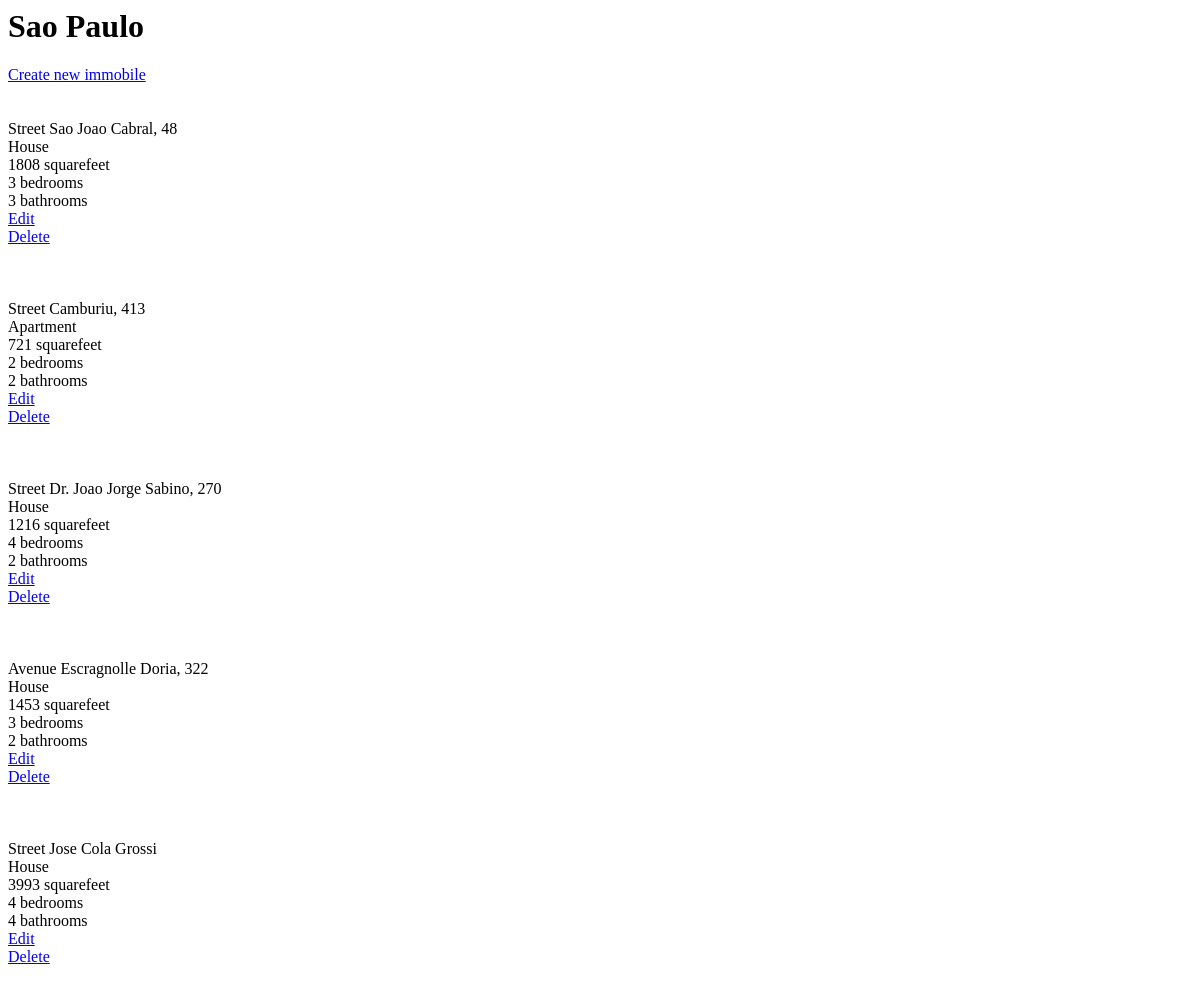
Before: /city/12/immobile/ with the older database file.
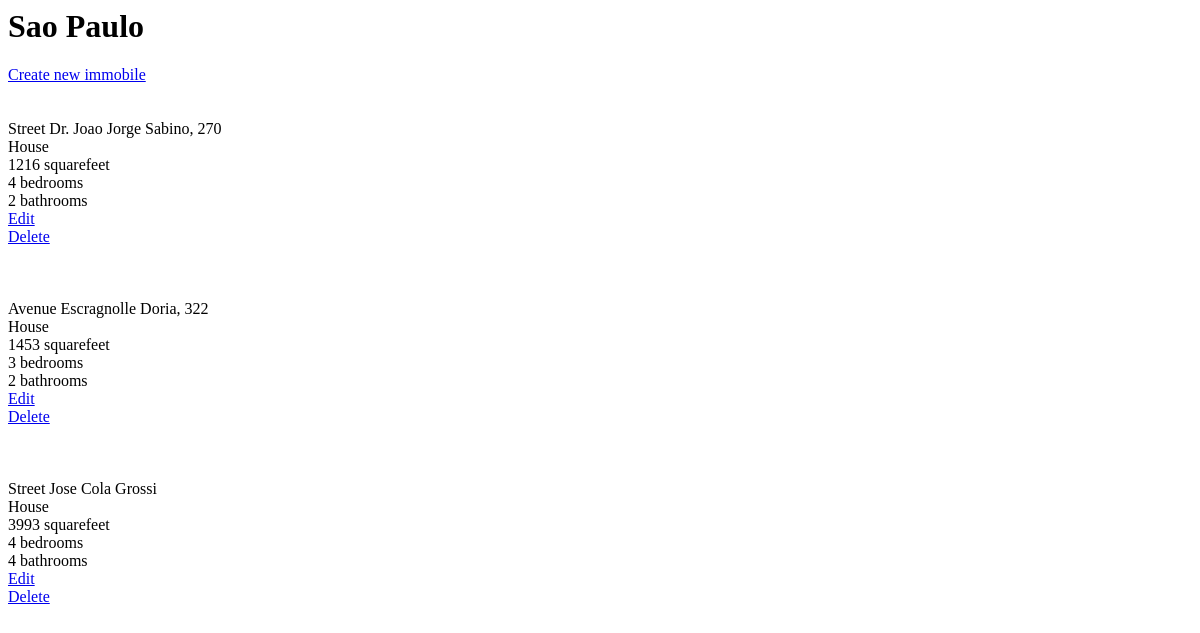
After: the same page with the newer database file.
### database.py (models this page shows, shortened)
class Immobile(Base):
    __tablename__ = 'immobile'
    address =Column(String(250), nullable = False)
    id = Column(Integer, primary_key = True)
    description = Column(String(100), nullable = False)
    squarefeet = Column(String(20), nullable = False)
    bedrooms = Column(String(20), nullable = False)
    bathrooms = Column(String(20), nullable = False)
    city_id = Column(Integer,ForeignKey('city.id'))
    city = relationship(City)
    user_id = Column(Integer, ForeignKey('user.id'))
    user = relationship(User)

### finalProject.py (the view)
@app.route('/city/<int:city_id>/')
@app.route('/city/<int:city_id>/immobile/')
def showImmobile(city_id):
    city = session.query(City).filter_by(id=city_id).one()
    imms = session.query(Immobile).filter_by(city_id = city_id)
    return render_template('immobilesCity.html', city = city, imms = imms)

### templates/immobilesCity.html (shortened to what this page needs)
<html>
<body>
<h1>{{city.name}}</h1>
<a href="{{url_for('newImmobile', city_id = city.id) }}">Create new immobile</a>
{% for i in imms %}
<div>
</br><br>
{{i.address}}<br>
{{i.description}}<br>
{{i.squarefeet}}<br>
{{i.bedrooms}}<br>
{{i.bathrooms}}<br>
<a href='{{url_for('editImmobile', city_id = city.id, immobile_id = i.id) }}'>Edit</a>
<a href = '{{url_for('deleteImmobile', city_id = city.id, immobile_id = i.id) }}'>Delete</a>
<br>
<br>
</div>
{% endfor %}
</body>
</html>

Changed rows visible on the page:
removed Immobile: address "Street Sao Joao Cabral, 48", description "House", squarefeet "1808 squarefeet", bedrooms "3 bedrooms", bathrooms "3 bathrooms"
removed Immobile: address "Street Camburiu, 413", description "Apartment", squarefeet "721 squarefeet", bedrooms "2 bedrooms", bathrooms "2 bathrooms"
